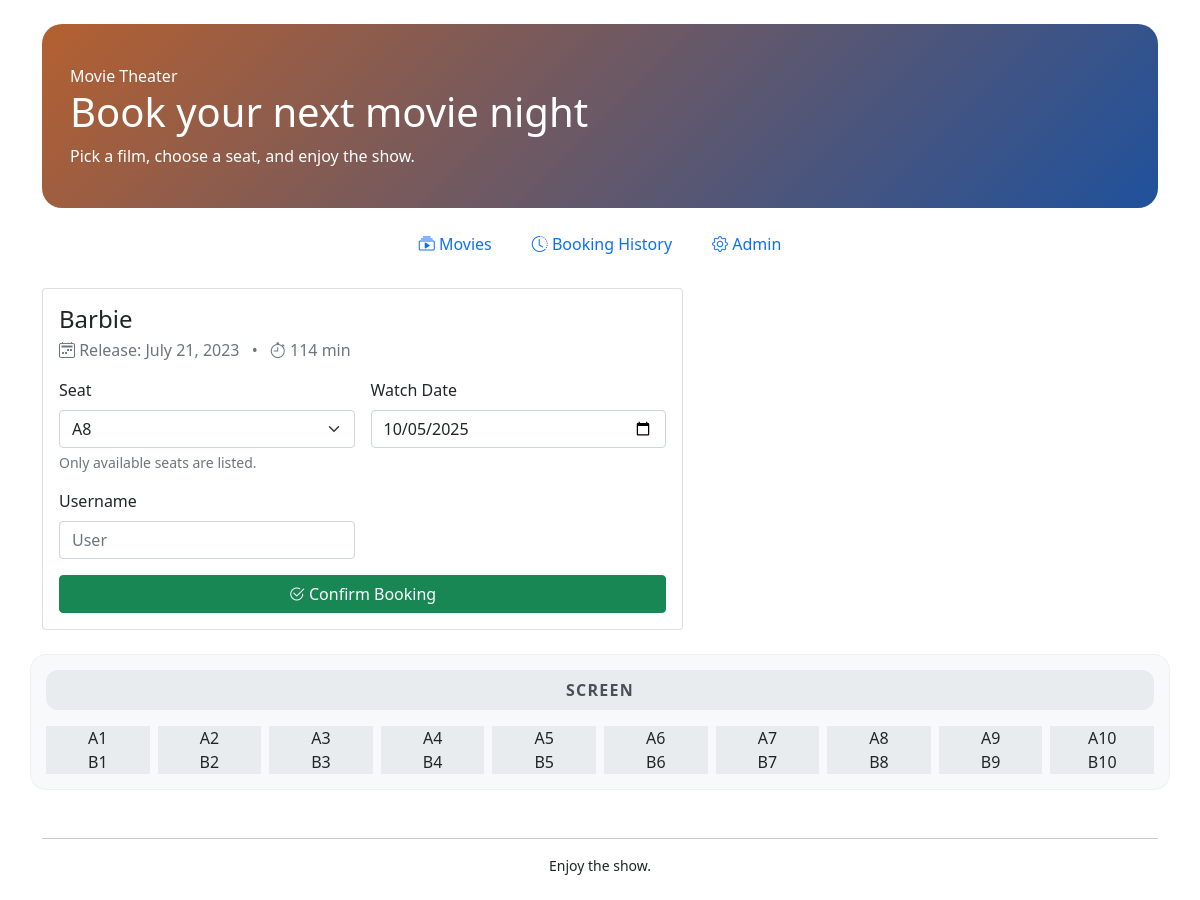
Screenshot of /book/1/ with the database file from the repository.
### bookings/models.py (models this page shows, shortened)
class Movie(models.Model):
    title = models.CharField(max_length=200)
    description = models.TextField(blank=True)
    release_date = models.DateField()
    duration = models.PositiveIntegerField(help_text="Duration in minutes")

### bookings/views.py (the view, shortened to what this page needs)
# urls.py: path('book/<int:movie_id>/', seat_booking_view, name='book_seat'),
def seat_booking_view(request, movie_id):
    movie = get_object_or_404(Movie, pk=movie_id)
    seats = Seat.objects.filter(is_booked=False).order_by('seat_number')
    context = {'movie': movie, 'seats': seats, 'today': date.today().isoformat()}
    return render(request, 'bookings/seat_booking.html', context)

### bookings/templates/bookings/seat_booking.html (shortened to what this page needs)
{% extends "bookings/base.html" %}
{% block content %}
<div class="row g-4">
  <div class="col-12 col-lg-7">
    <div class="card">
      <div class="card-body">
        <h2 class="h4 mb-1">{{ movie.title }}</h2>
        <div class="text-muted mb-3">
          <i class="bi bi-calendar2-week"></i> Release: {{ movie.release_date }}
          <span class="mx-2">•</span>
          <i class="bi bi-stopwatch"></i> {{ movie.duration }} min
        </div>
        <form method="post" class="row g-3">
          <div class="col-md-6">
            <label for="seat_id" class="form-label">Seat</label>
            <select id="seat_id" name="seat_id" class="form-select" required>
              {% for seat in seats %}
                <option value="{{ seat.id }}">{{ seat.seat_number }}</option>
              {% endfor %}
            </select>
            <div class="form-text">Only available seats are listed.</div>
          </div>
          <div class="col-md-6">
            <label for="show_date" class="form-label">Watch Date</label>
            <input id="show_date" name="show_date" type="date" class="form-control" required value="{{ today }}">
          </div>
          <div class="col-md-6">
            <label for="username" class="form-label">Username</label>
            <input id="username" name="username" class="form-control" placeholder="User" />
          </div>
          <div class="col-12">
            <button class="btn btn-success w-100" type="submit">
              <i class="bi bi-check2-circle"></i> Confirm Booking
            </button>
          </div>
        </form>
      </div>
    </div>
  </div>
  <div class="theater-viz">
    <div class="theater-screen">SCREEN</div>
    {% for row in "AB" %}
      <div class="seat-grid">
        {% for _ in "0123456789"|make_list %}
          <div class="seat-pill">{{ row }}{{ forloop.counter }}</div>
        {% endfor %}
      </div>
    {% endfor %}
  </div>
  </div>
{% endblock %}

### bookings/templates/bookings/base.html (style rules this page uses)
:root { --brand-grad: linear-gradient(135deg, #b46030 0%, #1f519c 100%); }

### bookings/templates/bookings/seat_booking.html (style rules this page uses)
.theater-viz { background:#f8f9fa; border-radius:1rem; padding:1rem; box-shadow: inset 0 0 0 1px rgba(0,0,0,.04); }
.theater-screen { background:#e9ecef; color:#495057; text-align:center; padding:.5rem; border-radius:.75rem; font-weight:700; letter-spacing:.08em; margin-bottom:1rem; }
.seat-grid { display:grid; grid-template-columns:repeat(10, 1fr); gap:.5rem; }
.seat-pill { text-align:center; background:#e9ecef; }

### rows the page displays
Movie: title "Barbie", release_date "July 21, 2023", duration "114"

### other values shown
{{ row }} "A" "A" "A" "A" "A" "A" "A" "A" "A" "A" "B" "B" "B" "B" "B" "B" "B" "B" "B" "B"
form field seat_id "A8"
